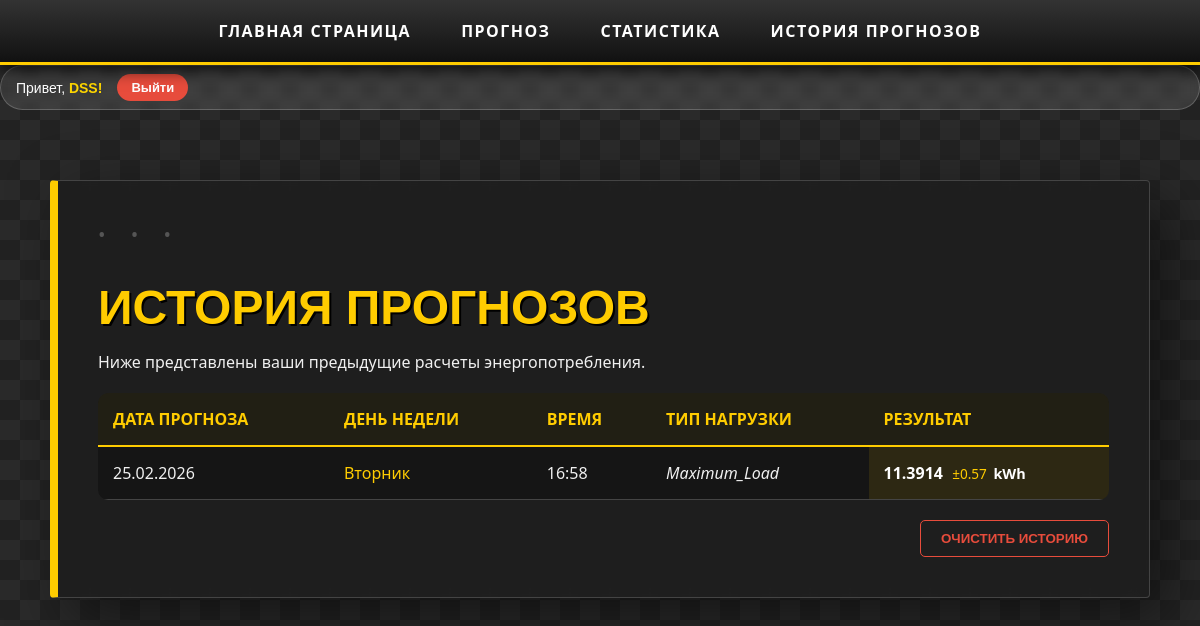
/history/ (signed in), run on an earlier commit of the app's database.
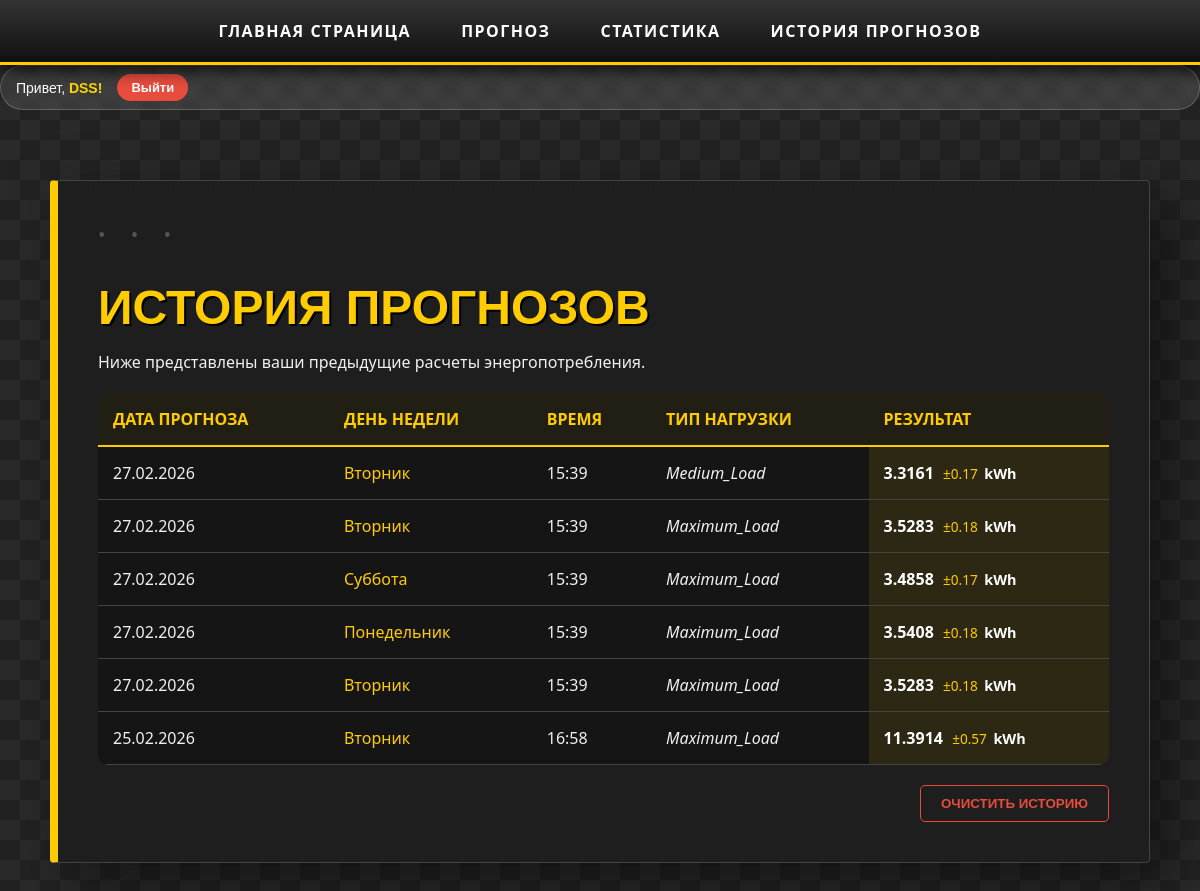
And on a later commit of the database.
### main/models.py (models this page shows)
class PredictHistory(models.Model):
    user = models.ForeignKey(User, on_delete=models.CASCADE)
    created_at = models.DateTimeField(auto_now_add=True)
    leading_pf = models.FloatField()
    lagging_pf = models.FloatField()
    leading_reactive = models.FloatField()
    day_num = models.IntegerField(default=0)
    load_type = models.CharField(max_length=100)
    result_predict = models.FloatField()
    variance = models.FloatField(default=0)
    def get_day_name(self):
        days = ['Понедельник', 'Вторник', 'Среда', 'Четверг',
                'Пятница', 'Суббота', 'Воскресенье']
        return days[self.day_num]

### main/views.py (the view)
# urls.py: path('history/', views.history, name='history'),
def history(request):
    my_history = PredictHistory.objects.filter(user=request.user).order_by('-created_at')
    return render(request, 'main/history.html',{'history': my_history})

### main/templates/main/history.html (shortened to what this page needs)
{% extends 'main/base.html' %}
{% block content %}
<main>
    <div class="content-box">
        <h1>ИСТОРИЯ ПРОГНОЗОВ</h1>
        <p>Ниже представлены ваши предыдущие расчеты энергопотребления.</p>
        <div style="overflow-x: auto; margin: 20px 0;">
            <table style="width: 100%; border-collapse: collapse; background: rgba(0,0,0,0.3); color: #f0f0f0; border-radius: 10px; overflow: hidden;">
                <thead>
                    <tr style="border-bottom: 2px solid #ffcc00; text-align: left; background: rgba(255, 204, 0, 0.05);">
                        <th style="padding: 15px; color: #ffcc00;">ДАТА ПРОГНОЗА</th>
                        <th style="padding: 15px; color: #ffcc00;">ДЕНЬ НЕДЕЛИ</th>
                        <th style="padding: 15px; color: #ffcc00;">ВРЕМЯ</th>
                        <th style="padding: 15px; color: #ffcc00;">ТИП НАГРУЗКИ</th>
                        <th style="padding: 15px; color: #ffcc00;">РЕЗУЛЬТАТ</th>
                    </tr>
                </thead>
                <tbody>
                    {% for h in history %}
                    <tr style="border-bottom: 1px solid #444; transition: 0.3s;" onmouseover="this.style.background='rgba(255,204,0,0.05)'" onmouseout="this.style.background='transparent'">
                        <td style="padding: 15px;">{{ h.created_at|date:"d.m.Y" }}</td>
                        <td style="padding: 15px; color: #ffcc00;">{{ h.get_day_name }}</td>
                        <td style="padding: 15px;">{{ h.created_at|date:"H:i" }}</td>
                        <td style="padding: 15px; font-style: italic;">{{ h.load_type }}</td>
                        <td style="padding: 15px; font-weight: bold; color: #fff; background: rgba(255,204,0,0.1);">
                            {{ h.result_predict }}
                            <span style="color: #ffcc00; font-size: 0.85em; font-weight: normal; margin-left: 5px;">
                                ±{{ h.variance }}
                            </span>
                            <span style="font-size: 0.9em; margin-left: 3px;">kWh</span>
                        </td>
                    </tr>
                    {% empty %}
                    <tr>
                        <td colspan="5" style="padding: 30px; text-align: center; color: #888;">История пока пуста.</td>
                    </tr>
                    {% endfor %}
                </tbody>
            </table>
        </div>
        <div style="display: flex; justify-content: flex-end; margin-top: 20px;">
            <form action="{% url 'clear_history' %}" method="POST" onsubmit="return confirm('Вы уверены, что хотите удалить всю историю?');">
                <button type="submit" style="background: transparent; border: 1px solid #e74c3c; color: #e74c3c; padding: 10px 20px; border-radius: 5px; cursor: pointer; transition: 0.3s; font-weight: bold;"
                        onmouseover="this.style.background='#e74c3c'; this.style.color='#fff';"
                        onmouseout="this.style.background='transparent'; this.style.color='#e74c3c';">
                    ОЧИСТИТЬ ИСТОРИЮ
                </button>
            </form>
        </div>
    </div>
</main>
{% endblock %}

### main/templates/main/base.html (shortened to what this page needs)
<!DOCTYPE html>
<html lang="ru">
<head>
    {% load static %}
    <link rel="stylesheet" href="{% static 'main/style.css' %}">
    <header class="mb-auto">
    <div class="header-container">
        <nav class="nav nav-masthead">
            <a class="nav-link fw-bold py-1 px-0 active" href="{% url 'home' %}">Главная страница</a>
            <a class="nav-link fw-bold py-1 px-0" href="{% url 'forecast' %}">Прогноз</a>
            <a class="nav-link fw-bold py-1 px-0" href="{% url 'analise' %}">Статистика</a>
            <a class="nav-link fw-bold py-1 px-0" href="{% url 'history' %}">История прогнозов</a>
        </nav>
        <div class="user-panel">
            <span class="user-name">Привет, <strong>{{ user.username }}!</strong></span>
            <form action="{% url 'login' %}" method="post">
                <button type="submit" class="logout-btn">Выйти</button>
            </form>
        </div>
    </div>
</header>
</head>
<body>
    {% if user.is_authenticated %}
    {% block content %}
    {% endblock %}
</body>
{% endif %}
</html>

### main/static/main/style.css (style rules this page uses)
body { margin: 0; padding: 0; font-family: 'Segoe UI', Roboto, sans-serif; color: #f0f0f0; background-color: #222; background-image: linear-gradient(45deg, #2a2a2a 25%, transparent 25%, transparent 75%, #2a2a2a 75%, #2a2a2a), linear-gradient(45deg, #2a2a2a 25%, transparent 25%, transparent 75%, #2a2a2a 75%, #2a2a2a); background-size: 40px 40px; background-position: 0 0, 20px 20px; background-attachment: fixed; }
nav { background: linear-gradient(180deg, #333 0%, #111 100%); padding: 20px 50px; display: flex; justify-content: center; border-bottom: 3px solid #ffcc00; box-shadow: 0 5px 15px rgba(0,0,0,0.8); position: sticky; top: 0; z-index: 1000; }
nav a { color: #fff; text-decoration: none; margin: 0 25px; font-weight: 900; text-transform: uppercase; letter-spacing: 1.5px; transition: 0.3s; }
main { max-width: 1100px; margin: 50px auto; padding: 20px; display: grid; gap: 40px; }
.content-box { background: rgba(30, 30, 30, 0.9); backdrop-filter: blur(10px); padding: 40px; border: 1px solid #444; border-left: 8px solid #ffcc00; box-shadow: 20px 20px 60px rgba(0,0,0,0.5); border-radius: 4px; }
h1 { font-family: 'Impact', sans-serif; font-size: 3rem; color: #ffcc00; text-transform: uppercase; margin-bottom: 10px; text-shadow: 2px 2px 0px #000; }
.content-box::before { content: "• • •"; color: #555; letter-spacing: 10px; display: block; margin-bottom: 10px; font-size: 20px; }
.user-panel { display: flex; align-items: center; gap: 15px; background: rgba(255, 255, 255, 0.1); padding: 8px 15px; border-radius: 25px; backdrop-filter: blur(5px); border: 1px solid rgba(255, 255, 255, 0.2); }
.user-name { color: #fff; font-size: 14px; font-family: 'Arial', sans-serif; }
.user-name strong { color: #ffd700; }
.logout-btn { background-color: #e74c3c; color: white; border: none; padding: 6px 14px; border-radius: 15px; cursor: pointer; font-size: 13px; font-weight: 600; transition: all 0.3s ease; }

What changed in the data, as far as the page shows it:
added PredictHistory: created_at "27.02.2026", get_day_name "Вторник", created_at "15:39", load_type "Medium_Load", result_predict "3.3161", variance "0.17"
added PredictHistory: created_at "27.02.2026", get_day_name "Вторник", created_at "15:39", load_type "Maximum_Load", result_predict "3.5283", variance "0.18"
added PredictHistory: created_at "27.02.2026", get_day_name "Суббота", created_at "15:39", load_type "Maximum_Load", result_predict "3.4858", variance "0.17"
added PredictHistory: created_at "27.02.2026", get_day_name "Понедельник", created_at "15:39", load_type "Maximum_Load", result_predict "3.5408", variance "0.18"
added PredictHistory: created_at "27.02.2026", get_day_name "Вторник", created_at "15:39", load_type "Maximum_Load", result_predict "3.5283", variance "0.18"
